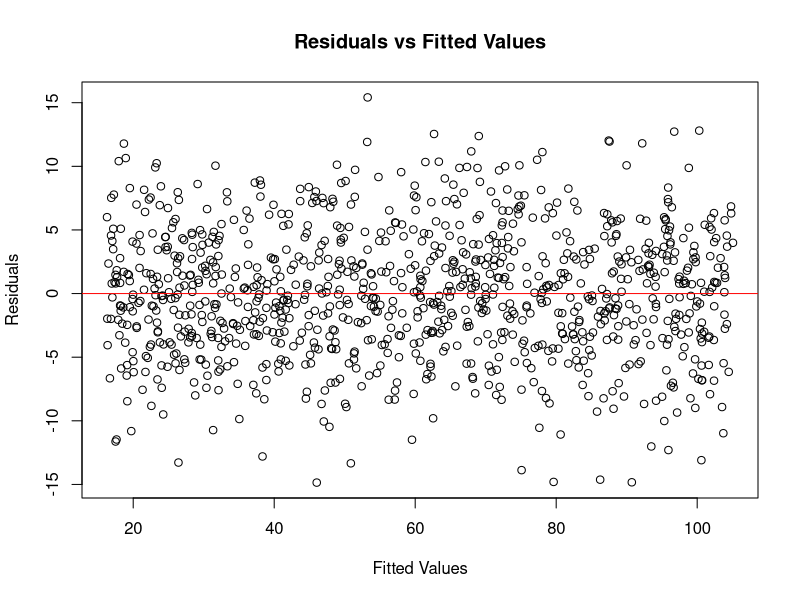
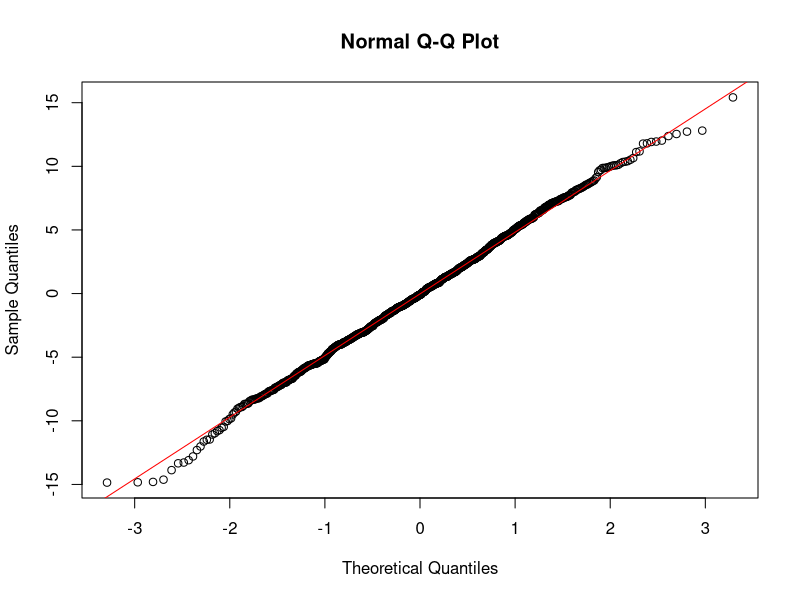
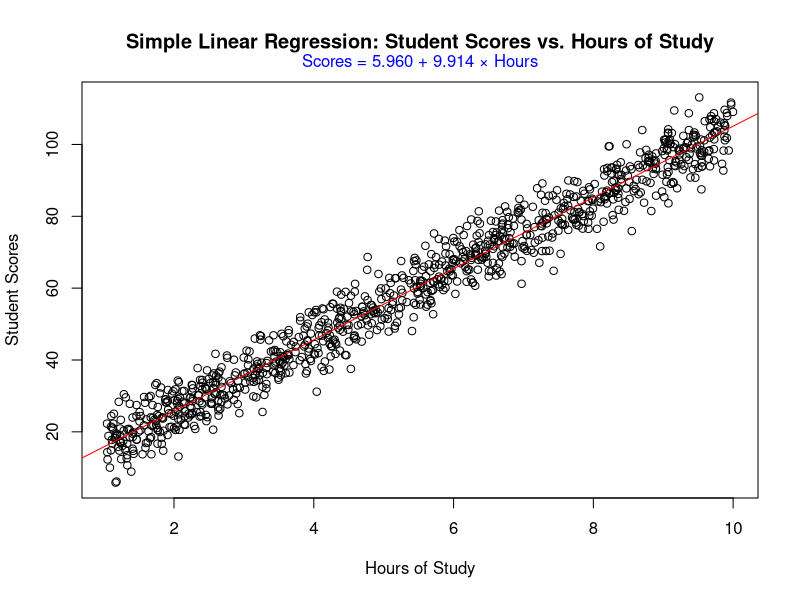
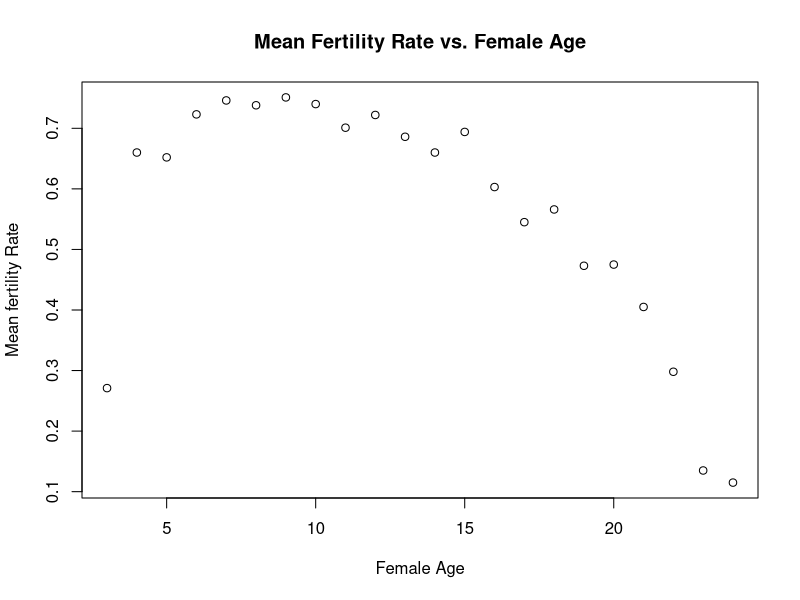
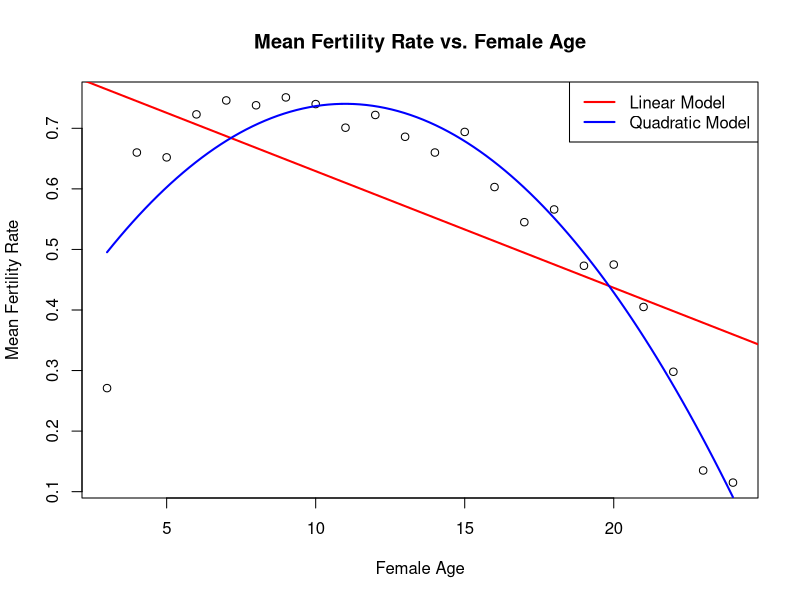
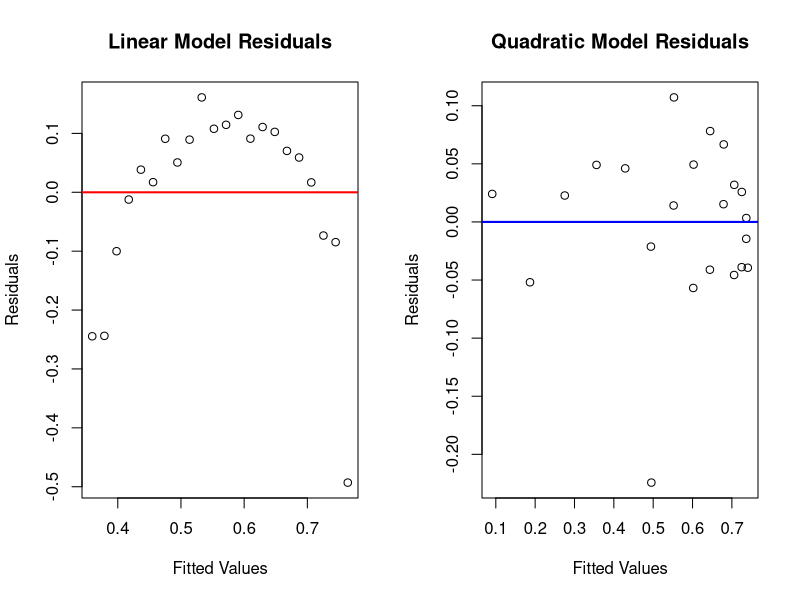
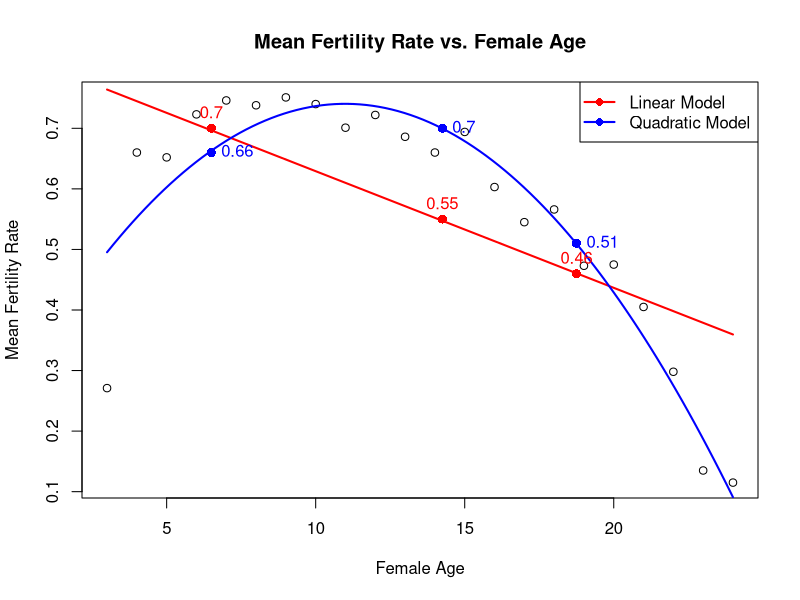

Reproduce these figures in R, in order.
## ---- chunk 1
knitr::opts_chunk$set(echo = TRUE)
## ---- chunk 2
# Create the design matrix X and Y
X <- matrix(c(1, 1, 1, 6, 7, 8), nrow = 3, ncol = 2)
Y <- matrix(c(3, 9, 15), nrow = 3, ncol = 1)

# Display X and Y
X
Y
## ---- chunk 3
# Compute X' X and X' Y
XTX <- t(X) %*% X
XTY <- t(X) %*% Y

# Display X' X and X' Y
XTX
XTY
## ---- chunk 4
# Compute (X' X)^{-1}
XTX_inv <- solve(XTX)

# Display (X' X)^{-1}
XTX_inv
## ---- chunk 5
# Compute beta_hat = (X' X)^{-1} X' Y
beta_hat <- XTX_inv %*% XTY

# Display beta
beta_hat
## ---- chunk 6
# Compute predicted values Y_hat
Y_hat <- X %*% beta_hat

# Display Y_hat
Y_hat
## ---- chunk 7
# Compute residuals epsilon_hat
epsilon_hat <- Y - Y_hat

# Display epsilon_hat
epsilon_hat

all.equal(Y, Y_hat)
## ---- chunk 8
# Fit the linear model
model <- lm(Y ~ X[, 2])

# Display the model summary
summary(model)

## ---- chunk 9
# Extract coefficients
coefficients(model)
## ---- chunk 10
# Compare with manual calculations
beta_manual <- c(-33, 6)
beta_lm <- coefficients(model)

# Check if the results are equal
all.equal(beta_manual, unname(beta_lm))
## ---- chunk 11
# Construct X and Y
X <- matrix(c(1, 1, 1, 5, 5, 5), nrow = 3, ncol = 2)
Y <- matrix(c(3, 9, 15), nrow = 3, ncol = 1)

# Display X and Y
X
Y
## ---- chunk 12
# Compute X' X and X' Y
XTX <- t(X) %*% X
XTY <- t(X) %*% Y

# Display X' X and X' Y
XTX
XTY
## ---- chunk 13
# Attempt to compute (X' X)^{-1}
XTX_inv <- try(solve(XTX), silent = TRUE)

# Display the result
XTX_inv
## ---- chunk 14
#Import the data
student_data <- read.csv("../data/Student_Scores_Dataset.csv")

# Attach the data for easier access to column names
attach(student_data)

# Fit the linear regression model
student_model <- lm(Scores ~ Hours)

# Display the model summary
summary(student_model)
## ---- chunk 15
# Plot residuals vs fitted values
plot(student_model$fitted.values, student_model$residuals, 
     xlab = "Fitted Values", ylab = "Residuals", 
     main = "Residuals vs Fitted Values")
abline(h = 0, col = "red")

# Plot a Q-Q plot of residuals
qqnorm(student_model$residuals)
qqline(student_model$residuals, col = "red")
## ---- chunk 16
# Plot the data points with appropriate labels and title
plot(Hours, Scores, 
     xlab = "Hours of Study", ylab = "Student Scores", 
     main = "Simple Linear Regression: Student Scores vs. Hours of Study")

# Add the regression line to the plot
abline(student_model, col = "red")

# Display the regression equation as a subtitle in a mathematical format
mtext(expression(paste("Scores = 5.960 + 9.914 × Hours")), side = 3, line = 0.5, col = "blue")
                                                                                           
## ---- chunk 17
# Define the hours of study
hours <- c(4.36, 6.86, 8.84)

# Predict student scores
predict(student_model, newdata = data.frame(Hours = hours))
## ---- chunk 18
#Import the data
macaque_data <- read.csv("../data/macaque.csv")

#Attach the data for easier access to column names
attach(macaque_data)

#Plot mean age specific fertility versus age
plot(age,mean_fertility,
     xlab = "Female Age", ylab = "Mean fertility Rate", 
     main = "Mean Fertility Rate vs. Female Age")


## ---- chunk 19
# Fit the linear regression model
macaque_model <- lm(mean_fertility ~ age)

# Display the model summary
summary(macaque_model)
## ---- chunk 20
# Fit the quadratic model
macaque_model_quadratic <- lm(mean_fertility ~ age + I(age^2))

# View model summary
summary(macaque_model_quadratic)

# Create the scatter plot
plot(age, mean_fertility,
     xlab = "Female Age", ylab = "Mean Fertility Rate",
     main = "Mean Fertility Rate vs. Female Age")

# Add the linear regression line
abline(macaque_model, col = "red", lwd = 2)

# Add the quadratic regression line
age_range <- seq(min(age), max(age), length.out = 100)
predicted_quadratic <- predict(macaque_model_quadratic, newdata = data.frame(age = age_range))
lines(age_range, predicted_quadratic, col = "blue", lwd = 2)

# Add a legend to distinguish the lines
legend("topright", legend = c("Linear Model", "Quadratic Model"),
       col = c("red", "blue"), lwd = 2)


## ---- chunk 21
#Set up a 1x2 layout to display two plots side by side
par(mfrow = c(1, 2))

# Residual plot for the linear model
plot(fitted(macaque_model), residuals(macaque_model),
     xlab = "Fitted Values", ylab = "Residuals",
     main = "Linear Model Residuals")
abline(h = 0, col = "red", lwd = 2)

# Residual plot for the quadratic model
plot(fitted(macaque_model_quadratic), residuals(macaque_model_quadratic),
     xlab = "Fitted Values", ylab = "Residuals",
     main = "Quadratic Model Residuals")
abline(h = 0, col = "blue", lwd = 2)

# Reset the plotting layout to default
par(mfrow = c(1, 1))
## ---- chunk 22
# Define the ages for prediction
ages <- data.frame(age = c(6.50, 14.25, 18.75))

# Predict using the linear model
linear_predictions <- predict(macaque_model, newdata = ages)

# Predict using the quadratic model
quadratic_predictions <- predict(macaque_model_quadratic, newdata = ages)

# Display the predictions (rounded to 2 decimal places)
linear_predictions <- round(linear_predictions, 2)
quadratic_predictions <- round(quadratic_predictions, 2)


# Visualization: Add predictions to the existing plot
plot(age, mean_fertility,
     xlab = "Female Age", ylab = "Mean Fertility Rate",
     main = "Mean Fertility Rate vs. Female Age")

# Add the fitted lines for both models
age_range <- seq(min(age), max(age), length.out = 100)
lines(age_range, predict(macaque_model, newdata = data.frame(age = age_range)), col = "red", lwd = 2)
lines(age_range, predict(macaque_model_quadratic, newdata = data.frame(age = age_range)), col = "blue", lwd = 2)

# Add predictions to the plot
points(ages$age, linear_predictions, col = "red", pch = 16, cex = 1.2)
points(ages$age, quadratic_predictions, col = "blue", pch = 16, cex = 1.2)

# Add labels for clarity
text(ages$age, linear_predictions, labels = linear_predictions, pos = 3, col = "red")
text(ages$age, quadratic_predictions, labels = quadratic_predictions, pos = 4, col = "blue")

# Add legend
legend("topright", legend = c("Linear Model", "Quadratic Model"),
       col = c("red", "blue"), lwd = 2, pch = 16)

## ---- chunk 23
# Print the predictions
data.frame(Age = ages$age, Linear_Model = linear_predictions, Quadratic_Model = quadratic_predictions)
